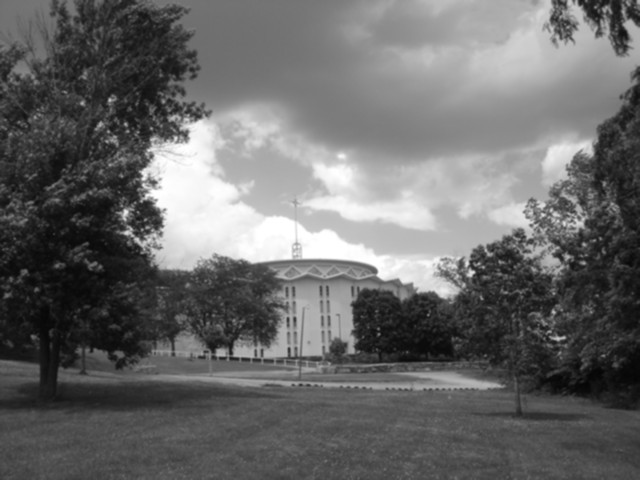
#> input picture Esperimento_1byteprotocollo_IL_10_FL_6/blurred.png, 640 x 480 px, found by its file name; the run also reads 1 picture not shown here
$ python calcolo_mse_ssim.py   (older library calls are emulated)
#> lines starting #> are read from the running program, lines starting #| are printed output that depends on the picture
from skimage.measure import compare_ssim as ssim
import matplotlib.pyplot as plt
import numpy as np
import cv2

img_original=cv2.imread("D:/blurred.png")
#> img_original is the input picture: shape (480, 640, 3); min 5, max 255, mean 104.7
img_conv=cv2.imread("D:/blurredres.png")

# convert the images to grayscale
img_original= cv2.cvtColor(img_original, cv2.COLOR_BGR2GRAY)
#> img_original: shape (480, 640)
img_conv=cv2.cvtColor(img_conv, cv2.COLOR_BGR2GRAY)
#> img_conv: shape (480, 640)

#funzione che calcola la differenza di qualita tra due immagini
#tramite l'algoritmo Mean Sqaured Error

def M_s_e (imageA,imageB):
  	# the 'Mean Squared Error' between the two images is the
	# sum of the squared difference between the two images;
	# NOTE: the two images must have the same dimension
	err = np.sum((imageA.astype("float") - imageB.astype("float")) ** 2)
	err /= float(imageA.shape[0] * imageA.shape[1])

	# return the MSE, the lower the error, the more "similar"
	# the two images are
	return err

def compare_images(imageA, imageB, title):
	# compute the mean squared error and structural similarity
	# index for the images
	m = M_s_e(imageA, imageB)
	s = ssim(imageA, imageB)

	# setup the figure
	fig = plt.figure(title)
	plt.suptitle("MSE: %.2f, SSIM: %.2f," % (m, s))

	# show first image
	ax = fig.add_subplot(1, 2, 1)
	plt.imshow(imageA, cmap = plt.cm.gray)
	plt.axis("off")

	# show the second image
	ax = fig.add_subplot(1, 2, 2)
	plt.imshow(imageB, cmap = plt.cm.gray)
	plt.axis("off")

	# show the images
	plt.show()


# initialize the figure
fig = plt.figure("Images")
images = ("Original", img_original), ("Convoluted", img_conv)

# loop over the images
for (i, (name, image)) in enumerate(images):
	# show the image
	ax = fig.add_subplot(1, 3, i + 1)
	ax.set_title(name)
	plt.imshow(image, cmap = plt.cm.gray)
	plt.axis("off")
#> this loop made 2 passes
#> name on passes 1 to 2: 'Original', 'Convoluted'


# compare the images
compare_images(img_original,img_original,"Original vs Original")
#> in M_s_e, `err = np.sum((imageA.astype("float") - imageB.astype("float")) ** 2)`: err = 0
#> in compare_images, `s = ssim(imageA, imageB)`: s = 1
#> in compare_images, `plt.show()`:
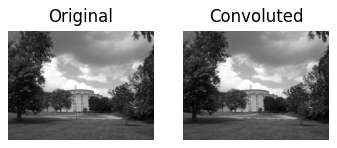
#> figure drawn by matplotlib, 2 panels
#> in compare_images, `plt.show()`:
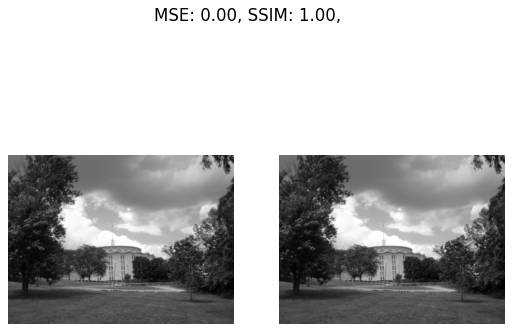
#> figure drawn by matplotlib, 2 panels
compare_images(img_original, img_conv, "Original vs. Convoluted")
